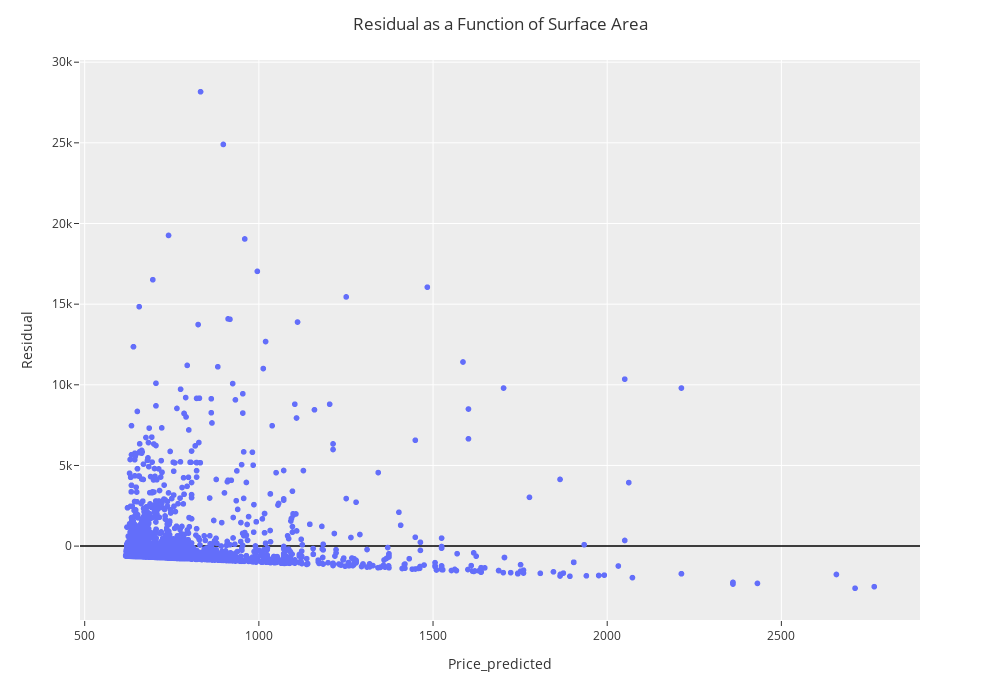

The code cell stored with this chart in its notebook:
### Code cell
fig = px.scatter(DF_model2,
                 x='Price_predicted',
                 y='Residual')

fig.update_layout(
    yaxis={'zeroline':True, 'zerolinewidth':1.5, 'zerolinecolor':"black"})

fig.update_layout(template="ggplot2",
                  title='Residual as a Function of Surface Area',
                  title_x=0.5,
                  autosize=False,
                  width=1000,
                  height=700)

fig.show()

### Figure 1 — Plotly figure (JSON) as saved in the notebook; plotly's stock layout.template omitted (floating-point values rounded to 4 significant figures; data arrays with more than 128 entries replaced by an {"elided": "..."} marker saying what was removed)
{"data": [{"hovertemplate": "Price_predicted=%{x}<br>Residual=%{y}<extra></extra>", "legendgroup": "", "marker": {"color": "#636efa", "symbol": "circle"}, "mode": "markers", "name": "", "showlegend": false, "type": "scattergl", "x": {"elided": "3211 float values"}, "xaxis": "x", "y": {"elided": "3211 float values"}, "yaxis": "y"}], "layout": {"autosize": false, "height": 700, "legend": {"tracegroupgap": 0}, "margin": {"t": 60}, "title": {"text": "Residual as a Function of Surface Area", "x": 0.5}, "width": 1000, "xaxis": {"anchor": "y", "autorange": true, "domain": [0, 1], "range": [486.5, 2898.0], "title": {"text": "Price_predicted"}, "type": "linear"}, "yaxis": {"anchor": "x", "autorange": true, "domain": [0, 1], "range": [-4580.0, 30140.0], "title": {"text": "Residual"}, "type": "linear", "zeroline": true, "zerolinecolor": "black", "zerolinewidth": 1.5}}}
